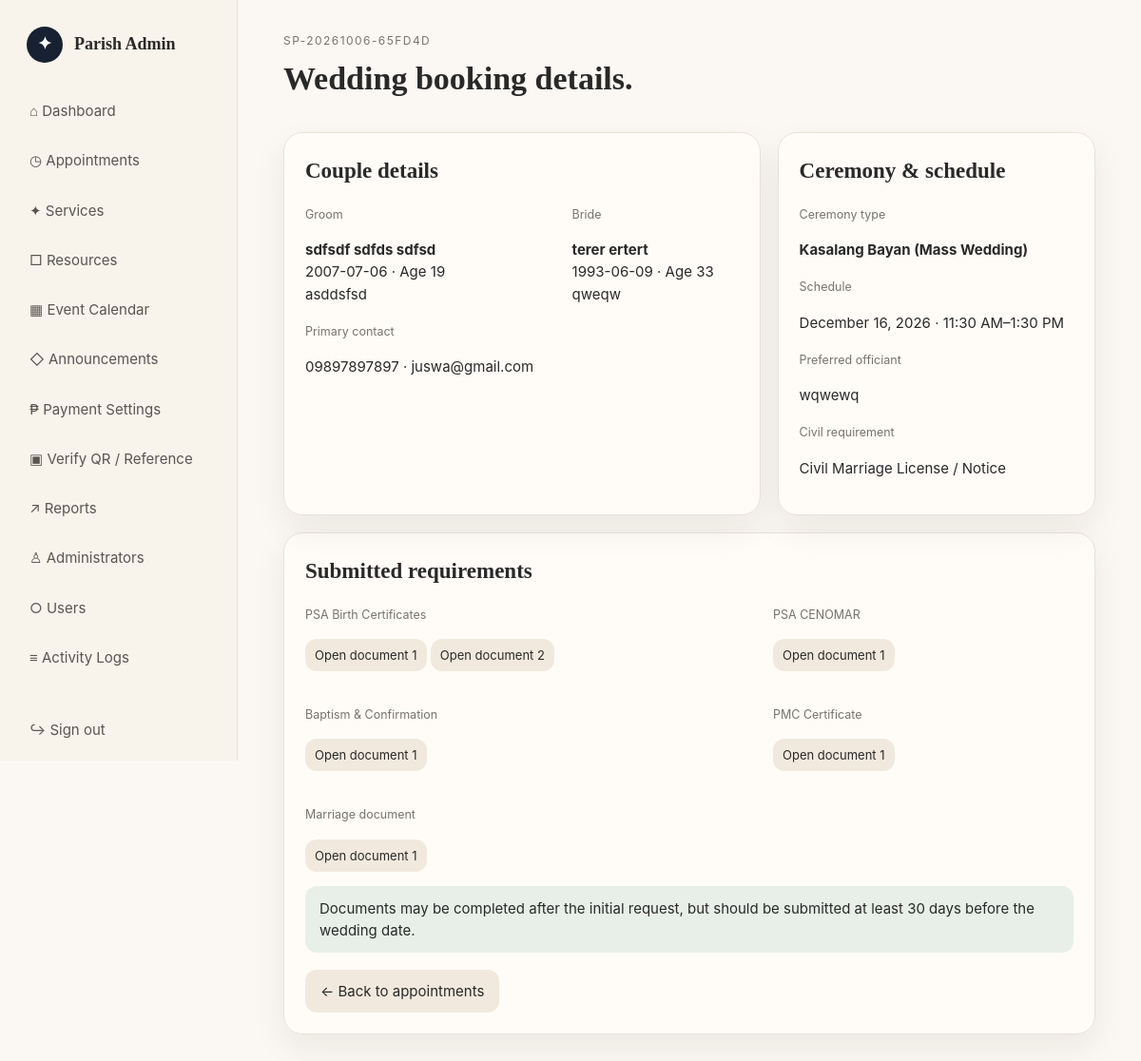
The app's page /admin/wedding-details.php?id=19 (signed in) with its own data.
### tables this page shows
CREATE TABLE `appointments` (
  `id` bigint(20) UNSIGNED NOT NULL,
  `reference_no` varchar(30) NOT NULL,
  `user_id` int(10) UNSIGNED NOT NULL,
  `service_id` int(10) UNSIGNED NOT NULL,
  `resource_id` int(10) UNSIGNED DEFAULT NULL,
  `appointment_date` date NOT NULL,
  `start_time` time NOT NULL,
  `end_time` time NOT NULL,
  `notes` text DEFAULT NULL,
  `status` enum('pending','approved','rejected','completed','cancelled') NOT NULL DEFAULT 'pending',
  `admin_note` text DEFAULT NULL,
  `payment_method` enum('cash','online') NOT NULL DEFAULT 'cash',
  `receipt_path` varchar(255) DEFAULT NULL,
  `payment_status` enum('not_required','pending','verified','rejected') NOT NULL DEFAULT 'not_required',
  `payment_verified_at` datetime DEFAULT NULL,
  `payment_verified_by` int(10) UNSIGNED DEFAULT NULL,
  `qr_confirmed_at` datetime DEFAULT NULL,
  `qr_confirmed_by` int(10) UNSIGNED DEFAULT NULL,
  `created_at` timestamp NOT NULL DEFAULT current_timestamp(),
  `updated_at` timestamp NOT NULL DEFAULT current_timestamp() ON UPDATE current_timestamp()
);

CREATE TABLE `wedding_booking_details` (
  `id` bigint(20) UNSIGNED NOT NULL,
  `appointment_id` bigint(20) UNSIGNED NOT NULL,
  `groom_full_name` varchar(245) NOT NULL,
  `groom_dob` date NOT NULL,
  `groom_religion_parish` varchar(255) NOT NULL,
  `bride_full_name` varchar(245) NOT NULL,
  `bride_dob` date NOT NULL,
  `bride_religion_parish` varchar(255) NOT NULL,
  `contact_number` varchar(30) NOT NULL,
  `contact_email` varchar(190) NOT NULL,
  `ceremony_type` varchar(80) NOT NULL,
  `preferred_officiant` varchar(160) DEFAULT NULL,
  `civil_requirement` varchar(40) NOT NULL DEFAULT 'license',
  `psa_birth_certificates` text DEFAULT NULL,
  `cenomar` text DEFAULT NULL,
  `baptism_confirmation` text DEFAULT NULL,
  `pmc_certificate` text DEFAULT NULL,
  `marriage_document` text DEFAULT NULL,
  `created_at` timestamp NOT NULL DEFAULT current_timestamp()
);

### config/helpers.php (called while the page is built, shortened)
<?php
function e(?string $v): string { return htmlspecialchars($v ?? '', ENT_QUOTES, 'UTF-8'); }

### admin/wedding-details.php (the view)
<?php
declare(strict_types=1);require '../config/db.php';require '../config/auth.php';require_role('admin','login.php');
$id=(int)($_GET['id']??0);
$s=$pdo->prepare("SELECT a.reference_no,a.appointment_date,a.start_time,a.end_time,a.status,u.full_name parishioner,s.name service_name,w.* FROM appointments a JOIN users u ON u.id=a.user_id JOIN services s ON s.id=a.service_id LEFT JOIN wedding_booking_details w ON w.appointment_id=a.id WHERE a.id=? AND LOWER(s.name)='wedding'");$s->execute([$id]);$w=$s->fetch();if(!$w){http_response_code(404);exit('Wedding booking details not found. Run database/migrate_wedding_booking.sql if this is an older booking.');}
function age_from_dob(?string $d):string{if(!$d)return '—';return (string)(new DateTime($d))->diff(new DateTime('today'))->y;}
$docs=['PSA Birth Certificates'=>'psa_birth_certificates','PSA CENOMAR'=>'cenomar','Baptism & Confirmation'=>'baptism_confirmation','PMC Certificate'=>'pmc_certificate','Marriage document'=>'marriage_document'];
function wedding_doc_paths(?string $value): array { if(!$value)return []; $decoded=json_decode($value,true); if(is_array($decoded))return array_values(array_filter($decoded,'is_string')); return [$value]; }
?><!doctype html><html><head><meta charset="utf-8"><meta name="viewport" content="width=device-width,initial-scale=1"><title>Wedding Details</title><link rel="stylesheet" href="../assets/css/style.css"></head><body><div class="shell"><?php include 'includes/sidebar.php'?><main class="main"><header class="topbar"><div><div class="eyebrow"><?=e($w['reference_no'])?></div><h1>Wedding booking details.</h1></div></header><section class="grid two"><div class="card"><h2>Couple details</h2><div class="grid two"><div><small class="muted">Groom</small><p><b><?=e($w['groom_full_name'])?></b><br><?=e($w['groom_dob'])?> · Age <?=e(age_from_dob($w['groom_dob']))?><br><?=e($w['groom_religion_parish'])?></p></div><div><small class="muted">Bride</small><p><b><?=e($w['bride_full_name'])?></b><br><?=e($w['bride_dob'])?> · Age <?=e(age_from_dob($w['bride_dob']))?><br><?=e($w['bride_religion_parish'])?></p></div></div><small class="muted">Primary contact</small><p><?=e($w['contact_number'])?> · <?=e($w['contact_email'])?></p></div><div class="card"><h2>Ceremony & schedule</h2><small class="muted">Ceremony type</small><p><b><?=e($w['ceremony_type'])?></b></p><small class="muted">Schedule</small><p><?=date('F j, Y',strtotime($w['appointment_date']))?> · <?=date('g:i A',strtotime($w['start_time']))?>–<?=date('g:i A',strtotime($w['end_time']))?></p><small class="muted">Preferred officiant</small><p><?=e($w['preferred_officiant']?:'No preference')?></p><small class="muted">Civil requirement</small><p><?=e($w['civil_requirement']==='contract'?'Civil Marriage Contract':'Civil Marriage License / Notice')?></p></div></section><section class="card" style="margin-top:18px"><h2>Submitted requirements</h2><div class="grid two"><?php foreach($docs as $label=>$field): $paths=wedding_doc_paths($w[$field]??null);?><div><small class="muted"><?=e($label)?></small><p><?php if($paths):?><?php foreach($paths as $i=>$path):?><a class="btn light small" target="_blank" href="../<?=e($path)?>">Open document <?=$i+1?></a> <?php endforeach?><?php else:?><span class="muted">Not uploaded yet</span><?php endif?></p></div><?php endforeach?></div><div class="notice">Documents may be completed after the initial request, but should be submitted at least 30 days before the wedding date.</div><div class="actions"><a class="btn light" href="appointments.php">← Back to appointments</a></div></section></main></div><script src="../assets/js/script.js"></script></body></html>

### assets/css/style.css (style rules this page uses)
:root { --bg:#fbf8f3;--card:#fffdf9;--sand:#f1e9dd;--sand2:#e8ddcc;--ink:#292929;--muted:#77736d;--navy:#172131;--line:#e9e1d6;--green:#56745d;--red:#9a5555;--shadow:0 14px 35px rgba(35,29,20,.07);--r:20px }
* { box-sizing:border-box }
body { margin:0;background:var(--bg);color:var(--ink);font:15px/1.55 Inter,ui-sans-serif,system-ui,-apple-system,"Segoe UI",sans-serif }
a { color:inherit;text-decoration:none }
.serif,h1,h2 { font-family:Georgia,"Times New Roman",serif }
.shell { display:grid;grid-template-columns:250px 1fr;min-height:100vh }
.main { padding:34px 4vw 60px;min-width:0 }
.topbar { display:flex;justify-content:space-between;align-items:center;gap:20px;margin-bottom:30px }
.eyebrow { font-size:12px;text-transform:uppercase;letter-spacing:.12em;color:var(--muted) }
h1 { font-size:34px;margin:4px 0 0 }
h2 { font-size:23px;margin:0 0 15px }
.grid { display:grid;gap:18px }
.two { grid-template-columns:1.5fr 1fr }
.card { background:rgba(255,253,249,.9);border:1px solid var(--line);border-radius:var(--r);padding:22px;box-shadow:var(--shadow) }
.muted { color:var(--muted) }
.btn { display:inline-flex;align-items:center;justify-content:center;border:0;border-radius:12px;padding:11px 16px;background:var(--navy);color:#fff;cursor:pointer }
.btn.light { background:var(--sand);color:var(--ink) }
.btn.small { padding:7px 10px;font-size:13px }
.actions { display:flex;gap:8px;flex-wrap:wrap }
.notice { padding:12px 15px;border-radius:12px;background:#e7efe8;margin-bottom:18px }

### records on screen
appointments: reference_no "SP-20261006-65FD4D", wedding_booking_details.groom_full_name "sdfsdf sdfds sdfsd", wedding_booking_details.groom_dob "2007-07-06", wedding_booking_details.groom_dob "19", wedding_booking_details.groom_religion_parish "asddsfsd", wedding_booking_details.bride_full_name "terer ertert", wedding_booking_details.bride_dob "1993-06-09", wedding_booking_details.bride_dob "33", wedding_booking_details.bride_religion_parish "qweqw", wedding_booking_details.contact_number "09897897897", wedding_booking_details.contact_email "juswa@gmail.com", wedding_booking_details.ceremony_type "Kasalang Bayan (Mass Wedding)", appointment_date "December 16, 2026", start_time "11:30 AM", end_time "1:30 PM", wedding_booking_details.preferred_officiant "wqwewq", wedding_booking_details.civil_requirement "Civil Marriage License / Notice"

### other values on screen
$label "⌂ Dashboard"
$label "◷ Appointments"
$label "✦ Services"
$label "□ Resources"
$label "▦ Event Calendar"
$label "◇ Announcements"
$label "₱ Payment Settings"
$label "▣ Verify QR / Reference"
$label "↗ Reports"
$label "♙ Administrators"
$label "○ Users"
$label "≡ Activity Logs"
$label "PSA Birth Certificates"
$label "PSA CENOMAR"
$label "Baptism & Confirmation"
